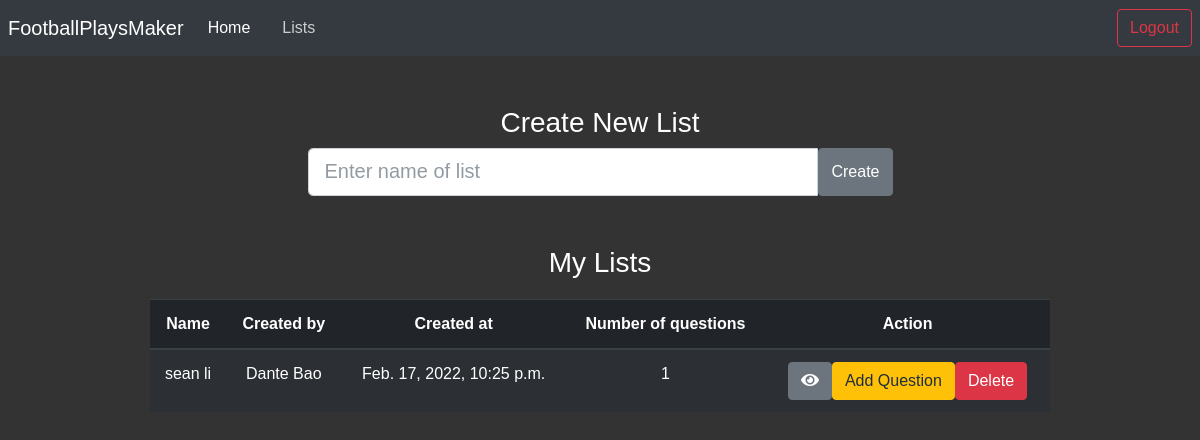
The page /createlist (signed in) on the database its author committed.
### main/models.py (models this page shows, shortened)
class List(models.Model):
    list_name = models.CharField(max_length=255)
    user = models.ForeignKey(User, related_name="lists", on_delete=models.CASCADE)
    created_at = models.DateTimeField(auto_now_add=True) #used for logging the time that the user signed up
    number_of_questions = models.IntegerField(default=0) #used to collect the number of questions that are collected by the user

class User(models.Model):
    first_name = models.CharField(max_length=255)
    last_name = models.CharField(max_length=255)
    email = models.CharField(max_length=255)
    password = models.CharField(max_length=255)
    def __str__(self): #this is like the getInstance() method in Frc, it gets the instance object
        return self.first_name + " " + self.last_name

### main/views.py (the view, shortened to what this page needs)
# urls.py: path('createlist', createlist, name='createlist'),
def createlist(request):
    if request.method == 'GET':
        lists = List.objects.filter(user=request.session['user'])
        return render(request, 'createlist.html', {'lists': lists})

### templates/createlist.html (shortened to what this page needs)
{% load static %}
<!DOCTYPE html>
<html lang="en">
  <head>
    <link
      rel="stylesheet"
      href="https://maxcdn.bootstrapcdn.com/bootstrap/4.0.0/css/bootstrap.min.css"
    />
    <link rel="stylesheet" href="{% static 'dist/css/adminlte.min.css' %}" />
    <link rel="stylesheet" href="https://cdnjs.cloudflare.com/ajax/libs/font-awesome/5.11.2/css/fontawesome.min.css">
    <link rel="stylesheet" href="https://cdnjs.cloudflare.com/ajax/libs/font-awesome/5.11.2/css/all.min.css">
  </head>
  <body style="background-color: #333;font-family: Helvetica;font-style: bold;">
    <nav class="navbar navbar-expand-lg navbar-dark bg-dark">
      <div class="collapse navbar-collapse" id="navbarTogglerDemo01">
        <a class="navbar-brand" href="/">FootballPlaysMaker</a>
        <ul class="navbar-nav mr-auto mt-2 mt-lg-0">
          <li class="nav-item active">
            <a class="nav-link" href="/"
              >Home </a
            >
          </li>
          <li class="nav-item">
            <a class="nav-link" href="/lists">Lists <span class="sr-only">(current)</span></a>
          </li>
        </ul>
        <a
          href="/logout"
          style="margin-left: 10px"
          class="btn btn-outline-danger my-2 my-sm-0"
          type="submit"
          >Logout</a
        >
      </div>
    </nav>
    <h3 style="color: white;text-align: center;margin-top: 50px;">Create New List</h3>
    <div class="container" style="width: 50%;">
    <form action="/createlist" method="post">
        <div class="input-group input-group-lg">
            <input type="text" name="name"  placeholder="Enter name of list" class="form-control" aria-label="Sizing example input" aria-describedby="inputGroup-sizing-lg">
            <input type="submit" value="Create" class="btn btn-secondary">
        </div>
    </form>
</div>
    <h3 style="color: white;text-align: center;margin-top: 50px;">My Lists</h3>
    <div class="container d-flex justify-content-center" style="margin-top: 20px;">
    <table class="table table-striped table-dark " style="width: 80%;text-align: center;">
        <thead>
          <tr>
            <th scope="col">Name</th>
            <th scope="col">Created by</th>
            <th scope="col">Created at</th>
            <th scope="col">Number of questions</th>
            <th scope="col">Action</th>
          </tr>
        </thead>
        <tbody>
        {% for list in lists %}
          <tr>
            <td>{{list.list_name}}</td>
            <td>{{list.user}}</td>
            <td>{{list.created_at}}</td>
            <td>{{list.number_of_questions}}</td>
            <td><a href="/view/{{list.id}}" class="btn btn-secondary"><i class="fa fa-eye"></i></a><a href="/add_question/{{list.id}}" class="btn btn-warning">Add Question</a><a href="/delete_list/{{list.id}}" class="btn btn-danger">Delete</a></td>
          </tr>
        {% endfor %}
        </tbody>
      </table>
    </div>
  </body>
</html>

### rows shown on the page
List: list_name "sean li", user "Dante Bao", created_at "Feb. 17, 2022, 10:25 p.m.", number_of_questions "1"
